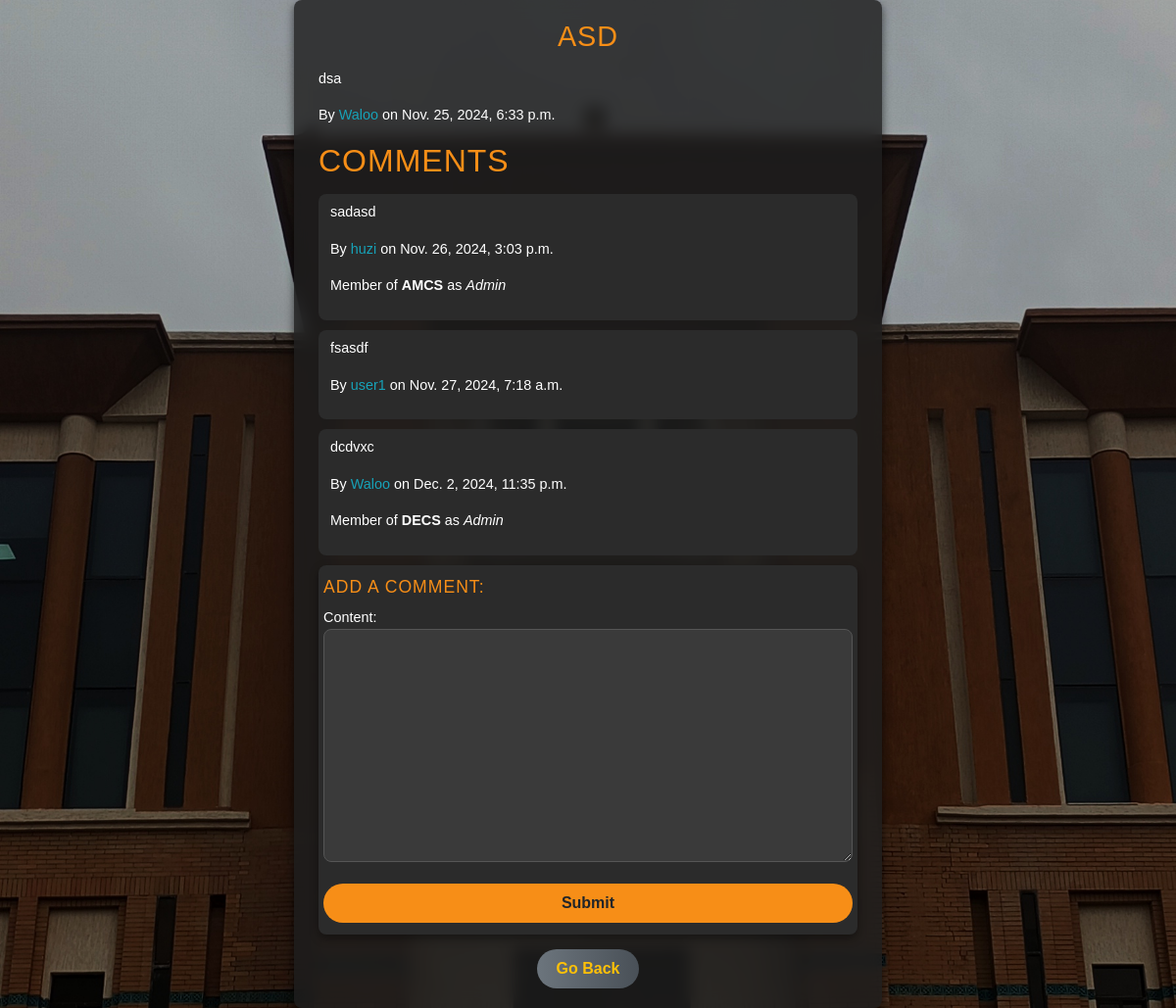
The app's page /forum/post/7/ with its own data.
### forum/models.py (models this page shows, shortened)
class Post(models.Model):
    title = models.CharField(max_length=255)
    content = models.TextField()
    author = models.ForeignKey(CustomUser, on_delete=models.CASCADE)
    created_at = models.DateTimeField(auto_now_add=True)

class Comment(models.Model):
    post = models.ForeignKey(Post, on_delete=models.CASCADE, related_name='comments')
    author = models.ForeignKey(CustomUser, on_delete=models.CASCADE)
    content = models.TextField()
    created_at = models.DateTimeField(auto_now_add=True)

### loginreg/models.py (models this page shows, shortened)
class CustomUser(AbstractUser):
    email = models.EmailField(unique=True)
    isadmin = models.BooleanField(default=False)
    profile_picture = models.ImageField(upload_to="profile_pictures/", default="profile_pictures/default.png")

### Society/models.py (models this page shows, shortened)
class Society(models.Model):
    name = models.CharField(max_length=255, unique=True)
    description = models.TextField(blank=True)
    created_at = models.DateTimeField(auto_now_add=True)
    admins = models.ManyToManyField(CustomUser, related_name='society_admins')
    members = models.ManyToManyField(CustomUser, related_name='society_members', blank=True)
    email = models.EmailField(blank=True)
    phone_number = models.CharField(max_length=15, blank=True)

### forum/views.py (the view, shortened to what this page needs)
# urls.py: path('forum/post/<int:post_id>/',forumview.post_detail,name='forumpostdetail'),
def post_detail(request, post_id):
    post = get_object_or_404(Post, id=post_id)
    comments = post.comments.all()
    user_society_details = None
    comment_details = []
    for comment in comments:
        comment_society_details = []
        if comment.author.is_authenticated:
            societies = Society.objects.filter(members=comment.author) | Society.objects.filter(admins=comment.author)
            for society in societies:
                if society.admins.filter(id=comment.author.id).exists():
                    position = "Admin"
                else:
                    position = "Member"
                comment_society_details.append((society.name, position))
        comment_details.append({'comment': comment, 'society_details': comment_society_details})
    if request.method == 'POST':
        form = CommentForm(request.POST)
        if form.is_valid():
            comment = form.save(commit=False)
            comment.author = request.user
            comment.post = post
            comment.save()
            return redirect('forumpostdetail', post_id=post.id)
    else:
        form = CommentForm()
    return render(request, 'post_detail.html', {
        'post': post,
        'comments': comments,
        'form': form,
        'user_society_details': user_society_details,
        'comment_details': comment_details
    })

### forum/forms.py
class CommentForm(forms.ModelForm):
    class Meta:
        model = Comment
        fields = ['content']

### Templates/post_detail.html (shortened to what this page needs)
{% load static %}
<!DOCTYPE html>
<html lang="en">
<head>
    <link href="https://cdn.jsdelivr.net/npm/bootstrap@5.3.0/dist/css/bootstrap.min.css" rel="stylesheet">
</head>
<body>
    <div class="container">
        <h1>{{ post.title }}</h1>
        <p>{{ post.content }}</p>
        <p>
            By <a href="{% url 'user_profile' post.author.username %}">{{ post.author.username }}</a> on {{ post.created_at }}
        </p>
        <h2>Comments</h2>
        {% for comment_info in comment_details %}
            <div class="comment">
                <p>{{ comment_info.comment.content }}</p>
                <p>
                    By <a href="{% url 'user_profile' comment_info.comment.author.username %}">{{ comment_info.comment.author.username }}</a> on {{ comment_info.comment.created_at }}
                </p>
                {% if comment_info.society_details %}
                    {% for society_name, position in comment_info.society_details %}
                        <p>Member of <strong>{{ society_name }}</strong> as <em>{{ position }}</em></p>
                    {% endfor %}
                {% endif %}
            </div>
        {% endfor %}
        <div class="form-container">
            <h3>Add a Comment:</h3>
            <form method="post">
                {{ form.as_p }}
                <button type="submit" class="btn btn-submit">Submit</button>
            </form>
        </div>
        <div class="go-back">
            <a href="{% url 'forumhome' %}" class="btn btn-secondary">Go Back</a>
        </div>
    </div>
</body>
</html>

### records on screen
Post: title "ASD", content "dsa", author.username "Waloo", created_at "Nov. 25, 2024, 6:33 p.m."
Comment: comment.content "sadasd", comment.author.username "huzi", comment.created_at "Nov. 26, 2024, 3:03 p.m.", society_details "Admin"
Society: society_details "AMCS"
Comment: comment.content "fsasdf", comment.author.username "user1", comment.created_at "Nov. 27, 2024, 7:18 a.m."
Comment: comment.content "dcdvxc", comment.author.username "Waloo", comment.created_at "Dec. 2, 2024, 11:35 p.m.", society_details "Admin"
Society: society_details "DECS"
